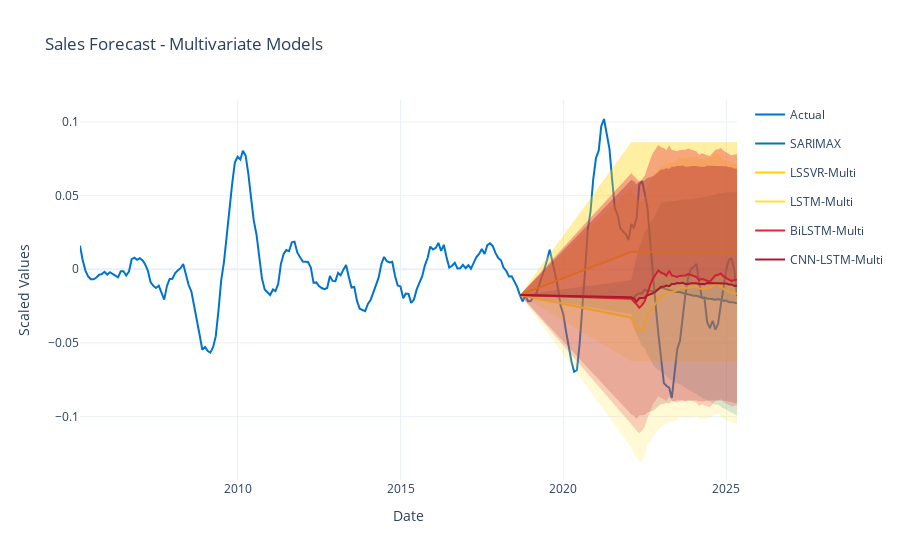

This figure's notebook cell:
### Code cell
fig_multi = go.Figure()

# Actual data
fig_multi.add_trace(go.Scatter(
    x=y1_scaled.index,
    y=y1_scaled,
    mode='lines',
    name='Actual',
    line=dict(width=2, color='#0073CF'),
    legendgroup="Actual"
))

last_train_x = y1_train_scaled.index[-1]
last_train_y = y1_train_scaled.values[-1]

# Multivariate forecasts
models_multi = {
    "SARIMAX": (sarimax_forecast, sarimax_ci),
    "LSSVR-Multi": (lssvr_mv_forecast, (lssvr_mv_lower, lssvr_mv_upper)),
    "LSTM-Multi": (lstm_mv_forecast, (lstm_mv_lower, lstm_mv_upper)),
    "BiLSTM-Multi": (bilstm_mv_forecast, (bilstm_mv_lower, bilstm_mv_upper)),
    "CNN-LSTM-Multi": (cnnlstm_mv_forecast, (cnnlstm_mv_lower, cnnlstm_mv_upper))
}

colors = [
    "#007BA7",  # Brandeis Blue
    "#FFD300",  # Sunny
    "#FFE135",  # Banana Yellow
    "#E32636",  # Spanish Red
    "#A51C30"   # Harvard Crimson
]

for i, (name, (forecast, ci)) in enumerate(models_multi.items()):
    # Handle confidence intervals
    if isinstance(ci, tuple):
        lower, upper = np.array(ci[0]), np.array(ci[1])
    elif isinstance(ci, np.ndarray):
        lower, upper = ci[:, 0], ci[:, 1]
    else:  # DataFrame
        lower, upper = ci.iloc[:, 0].values, ci.iloc[:, 1].values

    # Forecast line
    fig_multi.add_trace(go.Scatter(
        x=[last_train_x] + list(y1_test_scaled.index),
        y=[last_train_y] + list(forecast),
        mode='lines',
        name=name,
        line=dict(color=colors[i]),
        legendgroup=name
    ))

    # Confidence interval (fill)
    fig_multi.add_trace(go.Scatter(
        x=[last_train_x] + list(y1_test_scaled.index),
        y=[last_train_y] + list(upper),
        mode='lines',
        line=dict(width=0),
        fill='tonexty',
        fillcolor=f'rgba{tuple(list(px.colors.hex_to_rgb(colors[i])) + [0.2])}',
        showlegend=False,
        legendgroup=name
    ))
    fig_multi.add_trace(go.Scatter(
        x=[last_train_x] + list(y1_test_scaled.index),
        y=[last_train_y] + list(lower),
        mode='lines',
        line=dict(width=0),
        fill='tonexty',
        fillcolor=f'rgba{tuple(list(px.colors.hex_to_rgb(colors[i])) + [0.2])}',
        showlegend=False,
        legendgroup=name
    ))

fig_multi.update_layout(
    title='Sales Forecast - Multivariate Models',
    xaxis_title='Date',
    yaxis_title='Scaled Values',
    template='plotly_white'
)

fig_multi.show()
